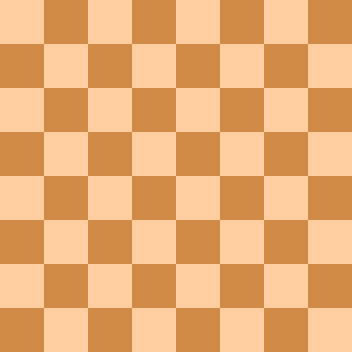
#> input picture DATA/flat_chessboard.png, 352 x 352 px
$ python CornerDirection.py
#> lines starting #> are read from the running program, lines starting #| are printed output that depends on the picture; after the words box and inside, x2 and y2 are one past the last pixel; in counts of white or black regions, pixels touching at a corner belong together
import cv2 as cv
import numpy as np
import matplotlib.pyplot as plt

flat_chess = cv.imread('../DATA/flat_chessboard.png')
#> flat_chess is the input picture: shape (352, 352, 3); mean B, G, R 114.5, 172.5, 232
flat_chess = cv.cvtColor(flat_chess, cv.COLOR_BGR2RGB)
# plt.imshow(flat_chess)
# plt.show()

gray_flat_chess = cv.cvtColor(flat_chess,cv.COLOR_BGR2GRAY)
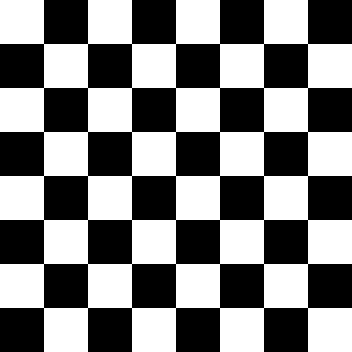
#> gray_flat_chess: shape (352, 352); values 127 (black) and 197 (white), 50% white; 1 white region, box (x1, y1, x2, y2) and area: (0, 0, 352, 352) 61952
# plt.imshow(gray_flat_chess, cmap='gray')
# plt.show()

real_chess = cv.imread('../DATA/real_chessboard.jpg')
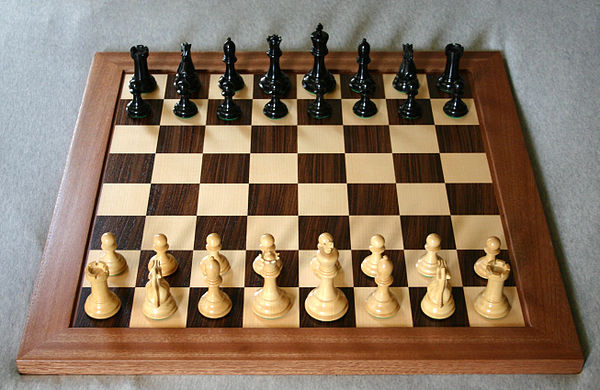
#> input picture DATA/real_chessboard.jpg, 600 x 390 px
#> real_chess is the input picture: shape (390, 600, 3); mean B, G, R 98.1, 117.7, 137.5
real_chess = cv.cvtColor(real_chess,cv.COLOR_BGR2RGB)
# plt.imshow(real_chess)
# plt.show()

gray_real_chess = cv.cvtColor(real_chess,cv.COLOR_BGR2GRAY)
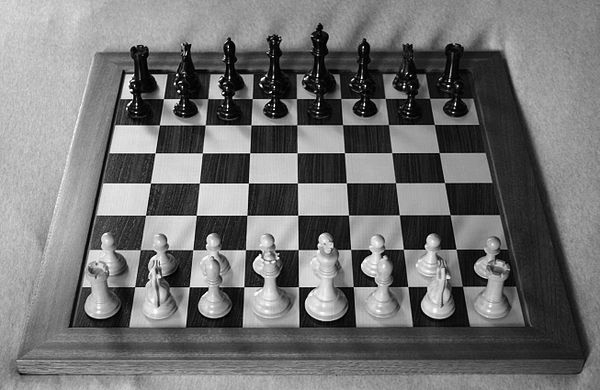
#> gray_real_chess: shape (390, 600); min 0, max 255, mean 114.1
# plt.imshow(gray_real_chess, cmap='gray')
# plt.show()

# HARRIS CORNER DETECTION
"""## FLAT CHESS ##
# picture color values should be float
gray = np.float32(gray_flat_chess)

# ksize is the size of the kernel { corner algo uses kernel!!!socking)
dst = cv.cornerHarris(src=gray,blockSize=2,ksize=3,k=0.04)
dst = cv.dilate(dst,None)

flat_chess[dst>0.01*dst.max()] = [255,0,0] # RGB

plt.imshow(flat_chess)
plt.show()

## REAL CHESS
gray = np.float32(gray_real_chess)

dst = cv.cornerHarris(src=gray,blockSize=2,ksize=3,k=0.04)
dst = cv.dilate(dst,None)

real_chess[dst>0.01*dst.max()] = [255,0,0]
plt.imshow(real_chess)
plt.show()"""

"""# Shi-Tomasi Corner Detection
# returns a list of coordinats of the corners
corners = cv.goodFeaturesToTrack(gray_flat_chess,64,0.01,10)
corners = np.int0(corners)  # convert to int

for i in corners:
    x,y = i.ravel()  # flatten
    cv.circle(flat_chess,(x,y),3,(255,0,0),-1)

# gray_real_chess = cv.blur(gray_real_chess,ksize=(5,5))
# gray_real_chess = cv.GaussianBlur(gray_real_chess,(9,9),10)
# gray_real_chess = cv.medianBlur(gray_real_chess,9)


corners = cv.goodFeaturesToTrack(gray_real_chess,64,0.01,10)
corners = np.int0(corners)  # convert to int

for i in corners:
    x,y = i.ravel()  # flatten
    cv.circle(real_chess,(x,y),3,(255,0,0),-1)

plt.imshow(real_chess)
plt.show()"""

## EDGE DETECTION ##

img = cv.imread('../DATA/sammy_face.jpg')
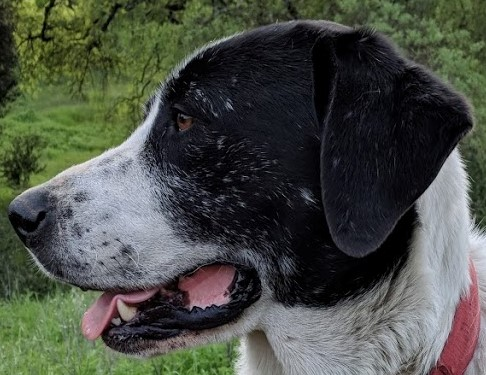
#> input picture DATA/sammy_face.jpg, 486 x 375 px
#> img is the input picture: shape (375, 486, 3); mean B, G, R 70, 78.7, 74.2

med_val = np.median(img)
#> med_val = 64

# set lower threshold to 0 or 70% of the median value whichever is greater
lower = int(max(0,0.7*med_val))
#> lower = 44
# set upper threshold 130% of median or 255 whichever is smaller
upper = int(min(255,1.3*med_val))
#> upper = 83

edges = cv.Canny(image=img, threshold1=lower,threshold2=upper+50)
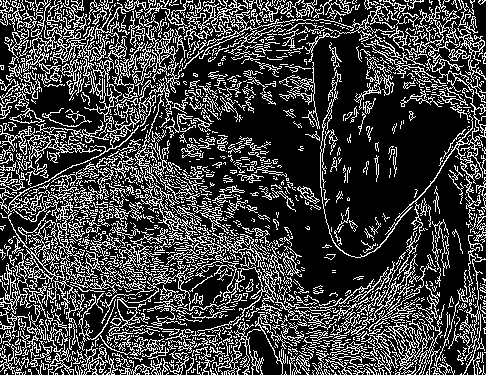
#> edges: shape (375, 486); 25.7% white in thin lines or dots
# if the image is still bad try to change the lower and upper

blurred_img = cv.blur(img,ksize=(9,9))
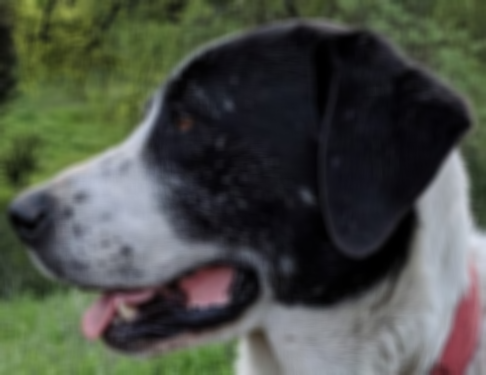
#> blurred_img: shape (375, 486, 3); mean B, G, R 70, 78.7, 74.2

edges = cv.Canny(image=blurred_img, threshold1=lower,threshold2=upper)
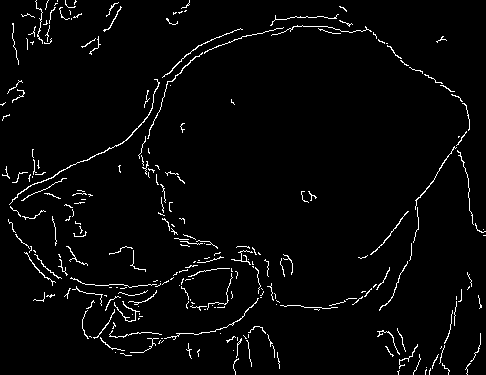
#> edges: shape (375, 486); 3% white in thin lines or dots


plt.imshow(edges)
plt.show()
